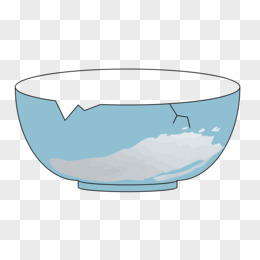
#> input picture tools/bowl_src/bowl_original.jpg, 260 x 260 px
$ python make_bowl.py
#> lines starting #> are read from the running program, lines starting #| are printed output that depends on the picture; after the words box and inside, x2 and y2 are one past the last pixel; in counts of white or black regions, pixels touching at a corner belong together
#!/usr/bin/env python3
"""把咖哩給的碗圖（tools/bowl_src/bowl_original.jpg，260x260，假透明的棋盤格背景）處理成許願碗用的兩張圖：
   wishjar/bowl_back.png（碗口內側＋碗身，畫在銅錢後面）、wishjar/bowl_front.png（碗身前面一層，半透明蓋在銅錢上）。
   用法：python3 tools/make_bowl.py [--line 1] [--edge 2]    （需要 pillow numpy scipy）
   --line  邊線與裂痕往外加粗幾個像素（原圖像素，預設 1）　--edge 碗外緣再描粗幾個像素（預設 2）"""
import argparse, os
import numpy as np
from PIL import Image, ImageFilter
from scipy import ndimage as ndi

ap = argparse.ArgumentParser()
ap.add_argument('--src', default=os.path.join(os.path.dirname(__file__), 'bowl_src', 'bowl_original.jpg'))
ap.add_argument('--out', default=os.path.join(os.path.dirname(__file__), '..', 'wishjar'))
ap.add_argument('--line', type=int, default=1)
ap.add_argument('--edge', type=int, default=2)
args = ap.parse_args()

src = Image.open(args.src).convert('RGB')
#> src is the input picture: PIL image 260x260 RGB; mean R, G, B 223.4, 231.4, 234.6
a = np.array(src).astype(int)
# 1) 去背：從四邊開始，把「灰白的棋盤格」連通區域視為背景（碗的藍色外框會擋住，不會洗進碗裡）
neutral = ((a.max(axis=2) - a.min(axis=2)) < 14) & (a.min(axis=2) >= 215)
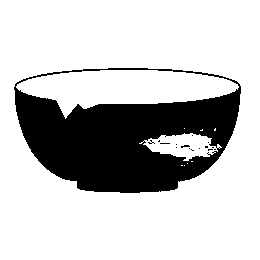
#> neutral: shape (260, 260) bool; 76.8% white; 16 black regions (15 under 20 px), largest, box (x1, y1, x2, y2) and area: (14, 68, 241, 193) 15632
lab, _ = ndi.label(neutral)
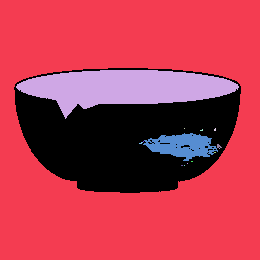
#> lab: shape (260, 260) int32; 16 distinct labels, from 0 to 15; one colour per label, 0 black
border = set(np.unique(np.concatenate([lab[0], lab[-1], lab[:, 0], lab[:, -1]]))) - {0}
#> border = 1 item
bg = np.isin(lab, list(border))
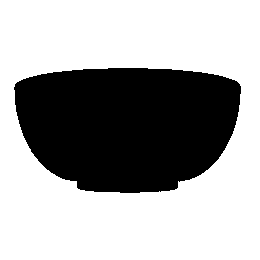
#> bg: shape (260, 260) bool; 65.7% white; 1 black region, box (x1, y1, x2, y2) and area: (14, 68, 241, 193) 23188
fg = ndi.binary_opening(~bg, iterations=1)
# 2) 碗口內側（原圖是棋盤格）：種子點在碗口橢圓裡
seed = next(lab[y, x] for (x, y) in [(130, 88), (130, 92), (120, 90), (140, 90), (130, 85)] if lab[y, x] and lab[y, x] not in border)
#> seed = 2
inter = lab == seed
#> inter: shape (260, 260) bool; 9.2% white; 1 white region, box (x1, y1, x2, y2) and area: (16, 70, 239, 119) 6226
# 3) 邊框與裂痕加粗加深：深色像素（邊線、裂痕）往外長粗，再把碗的外緣描一圈
lum = a.mean(axis=2)
line = fg & (lum < 135)
#> line: shape (260, 260) bool; 1.5% white in thin lines or dots, all inside (x1, y1, x2, y2) = (15, 69, 240, 192)
thick = ndi.binary_dilation(line, structure=ndi.generate_binary_structure(2, 1), iterations=args.line) & fg
#> thick: shape (260, 260) bool; 3.8% white; 3 white regions, box (x1, y1, x2, y2) and area: (14, 68, 241, 193) 2432, (77, 68, 115, 72) 85, (66, 70, 76, 73) 21
edge = fg & ~ndi.binary_erosion(fg, iterations=args.edge)
#> edge: shape (260, 260) bool; 1.7% white in thin lines or dots, all inside (x1, y1, x2, y2) = (14, 68, 241, 193)
dark = thick | edge
#> dark: shape (260, 260) bool; 3.8% white; 1 white region, box (x1, y1, x2, y2) and area: (14, 68, 241, 193) 2600
a = a.astype(float)
a[dark] = np.array([30, 62, 88])
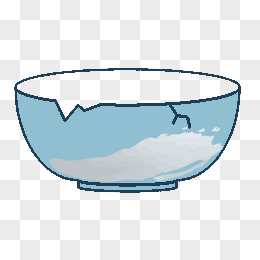
#> a: shape (260, 260, 3) float64; mean R, G, B 219.3, 227.8, 231.7
# 4) 碗口內側改成淡淡的瓷白→淺藍漸層
ys, xs = np.where(inter); y0, y1 = ys.min(), ys.max()
#> after `ys, xs = np.where(inter)`: ys = 6226 values from 70 to 118; xs = 6226 values, max 238 at index 2965, min 16 at index 2743, mean 124.6
#> after `y0, y1 = (ys.min(), ys.max())`: y0 = 70; y1 = 118
for y in range(a.shape[0]):
    t = min(1, max(0, (y - y0) / max(1, (y1 - y0))))
    a[y][inter[y] & ~dark[y]] = np.array([240, 248, 252]) * (1 - t) + np.array([196, 222, 236]) * t
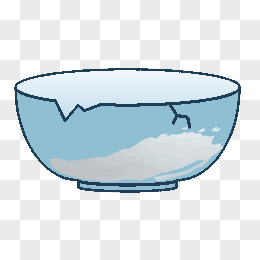
#> a: shape (260, 260, 3) float64; 8.86% of pixels changed, all inside (x1, y1, x2, y2) = (17, 70, 238, 118)
filled = Image.fromarray(a.astype('uint8'))
srcdark = a.copy(); srcdark[inter & ~dark] = a[inter & ~dark]   # 前層用同一張（內側之後會挖掉）

def mk(img, mask):
    al = Image.fromarray((mask * 255).astype('uint8')).filter(ImageFilter.MinFilter(3)).filter(ImageFilter.GaussianBlur(0.7))
    o = img.convert('RGBA'); o.putalpha(al); return o
back = mk(filled, fg)
front = mk(filled, fg & (~inter | dark))      # 前層：碗口內側挖空，但內側的深色邊線留著
#> in mk (call 2), `al = Image.fromarray((mask * 255).astype('uint8')).filter(ImageFilter...`:
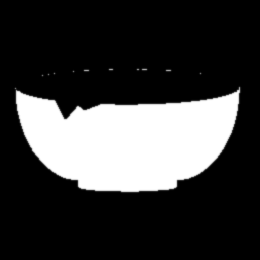
#> al: PIL image 260x260 L; min 0, max 255, mean 60.2
for name, im in (('back', back), ('front', front)):
    im.resize((780, 780), Image.LANCZOS).save(os.path.join(args.out, 'bowl_%s.png' % name), optimize=True)
#> this loop made 2 passes
#> name on passes 1 to 2: 'back', 'front'
#> pass 2, `im.resize((780, 780), Image.LANCZOS).save(os.path.join(args.out, 'bowl..`:
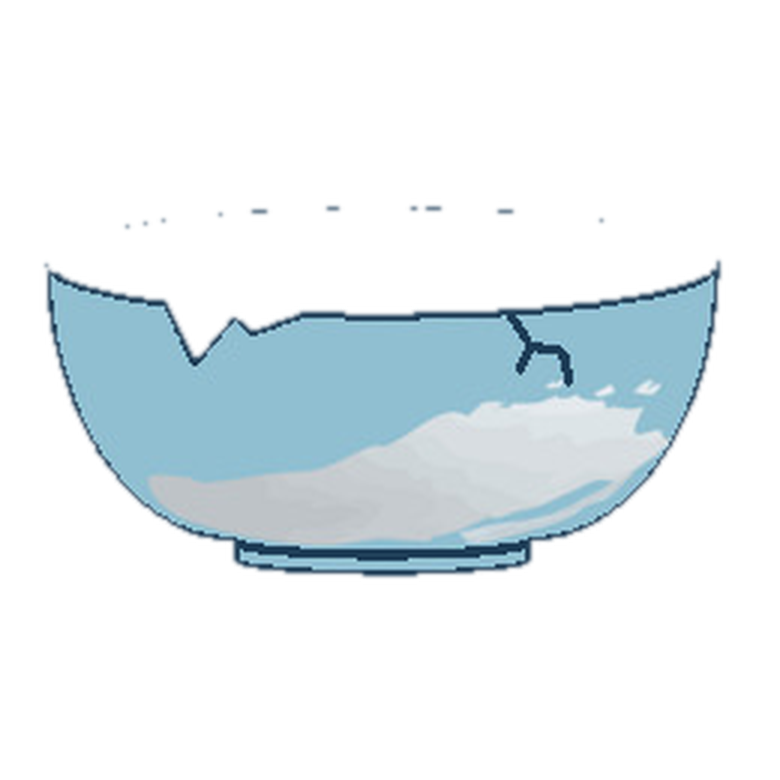
#> saved as bowl_front.png: PIL image 780x780 RGBA; mean R, G, B, A 38.4, 46.8, 50.6, 60.2; transparent parts drawn white
print('done')
